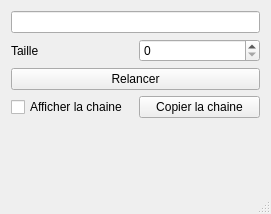
<?xml version="1.0" encoding="UTF-8"?>
<ui version="4.0">
 <class>MainWindow</class>
 <widget class="QMainWindow" name="MainWindow">
  <property name="geometry">
   <rect>
    <x>0</x>
    <y>0</y>
    <width>271</width>
    <height>214</height>
   </rect>
  </property>
  <property name="windowTitle">
   <string>MainWindow</string>
  </property>
  <widget class="QWidget" name="centralWidget">
   <layout class="QVBoxLayout" name="verticalLayout">
    <item>
     <widget class="QLineEdit" name="lineEdit">
      <property name="echoMode">
       <enum>QLineEdit::Password</enum>
      </property>
     </widget>
    </item>
    <item>
     <layout class="QHBoxLayout" name="horizontalLayout">
      <item>
       <widget class="QLabel" name="label">
        <property name="text">
         <string>Taille</string>
        </property>
       </widget>
      </item>
      <item>
       <widget class="QSpinBox" name="spinBox"/>
      </item>
     </layout>
    </item>
    <item>
     <widget class="QPushButton" name="pushButton">
      <property name="text">
       <string>Relancer</string>
      </property>
     </widget>
    </item>
    <item>
     <layout class="QHBoxLayout" name="horizontalLayout_2">
      <item>
       <widget class="QCheckBox" name="drawPasswordCheckbox">
        <property name="text">
         <string>Afficher la chaine</string>
        </property>
       </widget>
      </item>
      <item>
       <widget class="QPushButton" name="copyButton">
        <property name="text">
         <string>Copier la chaine</string>
        </property>
       </widget>
      </item>
     </layout>
    </item>
    <item>
     <spacer name="verticalSpacer">
      <property name="orientation">
       <enum>Qt::Vertical</enum>
      </property>
      <property name="sizeHint" stdset="0">
       <size>
        <width>20</width>
        <height>40</height>
       </size>
      </property>
     </spacer>
    </item>
   </layout>
  </widget>
  <widget class="QStatusBar" name="statusBar"/>
 </widget>
 <layoutdefault spacing="6" margin="11"/>
 <resources/>
 <connections/>
</ui>
